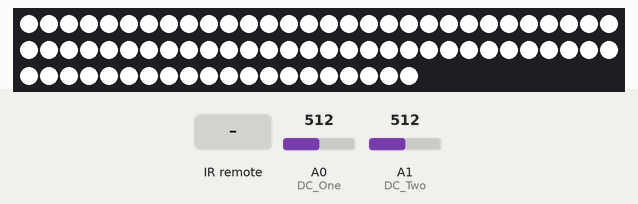
This sketch was run on a simulated Arduino Uno, built with avr-gcc and run on an emulated ATmega328P. Parts: 80 RGB LEDs in strip order, left to right, continuing on the next row. The inputs (shaded band) are chosen by the test bench; at power-on: A0 (DC_One) = 512, A1 (DC_Two) = 512. Dim RGB values are drawn brighter than linear.

Above: at 1.2 s.
1.3 s: infrared code 0xEE886D7F received
4.0 s: infrared code 0xFF9867 received
At 4.6 s:
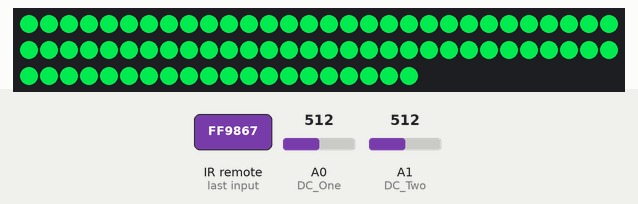
5.8 s: infrared code 0xE318261B received
At 6.6 s:
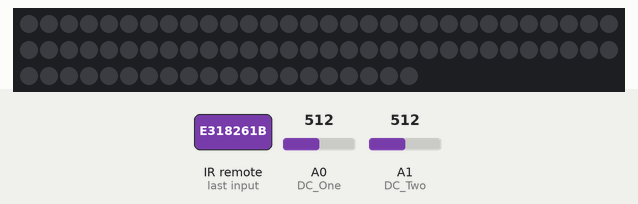
Timing chart, 0 to 8.8 s (numbered marks = the images above; inputs shaded):
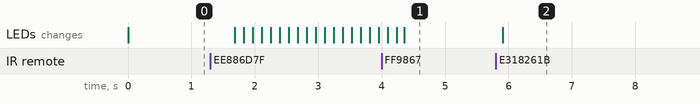

The sketch:

WhiskyLights.ino
```cpp
#include <FastLED.h>

#include <IRremote.h>
#include <IRremoteInt.h>

// LEDs
#define NUM_LEDS 80
#define DATA_PIN 13
#define CLOCK_PIN 11

// Remote control
#define IRREC_PIN 3

#define IR_POWER 0xE318261B
#define IR_VOLUP 0x511DBB
#define IR_FUNC  0xEE886D7F
#define IR_FBACK 0x52A3D41F
#define IR_PLAY  0xD7E84B1B
#define IR_FFORW 0x20FE4DBB
#define IR_DOWN  0xAC7A496F
#define IR_VOLDN 0xA3C8EDDB
#define IR_UP    0xE5CFBD7F
#define IR_EQ    0xFF9867
#define IR_REPT  0xF0C41643
#define IR_ZERO  0xC101E57B
#define IR_ONE   0x9716BE3F
#define IR_TWO   0xFF18E7
#define IR_THREE 0xFF7A85
#define IR_FOUR  0xFF10EF
#define IR_FIVE  0x488F3CBB
#define IR_SIX   0x449E79F
#define IR_SEVEN 0x32C6FDF7
#define IR_EIGHT 0x1BC0157B
#define IR_NINE  0xFF52AD

// Audio analysis
#define STROBEPIN 4
#define RESET     5
#define DC_One    A0
#define DC_Two    A1

#define BASE_NOISE 70
#define SPEC_TRAIL 25

// Effects
#define MAX_FADE_SPEED 10
#define MAX_BRIGHTNESS 10
#define HUE_OFFSET     120

enum lightstate {
  OFF,
  REC_COMMAND,
  EQ_VIS,
  FIX_COLOR,
  FADE,
  STROBE,
  FREEZE
};

CRGB leds[NUM_LEDS];

IRrecv irrecv(IRREC_PIN);
decode_results results;

//Define spectrum variables
int freq_amp;
int raw_spectrum[7][SPEC_TRAIL];
int rs_ptr = 0;
int spectrum[7];

lightstate state = FIX_COLOR;
lightstate last_state = FIX_COLOR;
unsigned int fade_speed = 1;
unsigned int brightness = MAX_BRIGHTNESS;

CHSV current_color = CHSV(0, 0, 255);

void setup() {
  FastLED.addLeds<WS2801, DATA_PIN, CLOCK_PIN, RGB>(leds, NUM_LEDS);

  irrecv.enableIRIn(); // Start the receiver

  //Set spectrum Shield pin configurations
  pinMode(STROBEPIN, OUTPUT);
  pinMode(RESET, OUTPUT);
  pinMode(DC_One, INPUT);
  pinMode(DC_Two, INPUT);
  digitalWrite(STROBEPIN, HIGH);
  digitalWrite(RESET, HIGH);

  //Initialize Spectrum Analyzers
  digitalWrite(STROBEPIN, LOW);
  delay(1);
  digitalWrite(RESET, HIGH);
  delay(1);
  digitalWrite(STROBEPIN, HIGH);
  delay(1);
  digitalWrite(STROBEPIN, LOW);
  delay(1);
  digitalWrite(RESET, LOW);

  for (int i = 0; i < 7; ++i){
    for (int j = 0; j < SPEC_TRAIL; ++j) {
      raw_spectrum[i][j] = 0;
    }
  }
}

void loop() {
  UpdateIR();

  switch (state) {
    case OFF:
      SetAll(CHSV(0, 0, 0));
      break;
    case FREEZE:
      break;
    case FIX_COLOR:
      SetAll(current_color);
      break;
    case FADE:
      current_color.h += 1;
      delay(5 + (10 - fade_speed) * 7);
      SetAll(current_color);
      break;
    case EQ_VIS:
      Read_Frequencies();
      Refine();
      Visualize();
      break;
    case STROBE:
      delay(5 + (10 - fade_speed) * 15);
      SetAll(current_color);
      FastLED.show();
      delay(5 + (10 - fade_speed) * 15);
      SetAll(CHSV(0,0,0));
  }

  FastLED.show(); // Update LEDs
}

void Refine() {
  int freq_avg = 0;
  for (int i = 0; i < 7; ++i){
    freq_avg = 0;
    for (int j = 0; j < SPEC_TRAIL; ++j) {
      freq_avg += raw_spectrum[i][j];
    }
    spectrum[i] = freq_avg / SPEC_TRAIL;
  }

  int max_value = 0;
  for (int i = 0; i < 7; ++i) {
    spectrum[i] = max(spectrum[i] - BASE_NOISE, 0);
    max_value = max(spectrum[i], max_value);
  }

  for (int i = 0; i < 7; ++i) {
    spectrum[i] = (int) (((float) spectrum[i] / max_value) * 255.0);
    spectrum[i] += HUE_OFFSET;
    spectrum[i] %= 255;
  }
}

void Visualize(){
  for (int i = 0; i < NUM_LEDS; ++i) {
    int band = 7.0 * ((float) i / (float) NUM_LEDS);
    int _hue = spectrum[band];
    leds[i] = HSVFromHS(_hue, 255);
  }
}

void SetAll(CHSV _color) {
  for (int i = 0; i < NUM_LEDS; ++i) {
    leds[i] = _color;
  }
}

void UpdateIR() {
  if (!irrecv.decode(&results)) {
    return;  // No update
  }

  float _brightness;
  switch (results.value) {
    case IR_POWER: // Toggle on/off
      last_state = (state == OFF ? last_state : state);
      state = (state == OFF ? last_state : OFF);
      break;
    case IR_VOLUP: // Brightness up
      brightness = min(brightness + 1, MAX_BRIGHTNESS);

      _brightness = (brightness / (float) MAX_BRIGHTNESS) * 255.0;
      current_color.v = (int) _brightness;
      break;
    case IR_VOLDN: // Brightness down
      brightness = max(brightness - 1, 1);

      _brightness = (brightness / (float) MAX_BRIGHTNESS) * 255.0;
      current_color.v = (int) _brightness;
      break;
    case IR_FFORW: // Fade speed up
      if (state == FADE) {
        fade_speed = min(fade_speed + 1, MAX_FADE_SPEED);
      }
      break;
    case IR_FBACK: // Fade speed down
      if (state == FADE) {
        fade_speed = max(fade_speed - 1, 1);
      }
      break;
    case IR_UP: // Increase hue
      if (state == FIX_COLOR) {
        current_color.h = (current_color.h + 5) % 255;
      }
      break;
    case IR_DOWN: // Decrease hue
      if (state == FIX_COLOR) {
        current_color.h = (current_color.h - 5) % 255;
      }
      break;
    case IR_REPT: // Start fade mode
      last_state = state;
      state = (state == OFF ? OFF : FADE);
      if (state == FADE) {
        current_color = HSVFromHS(25, 255);
      }
      break;
    case IR_PLAY: // Freeze
      if (state == FADE || state == EQ_VIS || state == STROBE) {
        last_state = state;
        state = FREEZE;
      } else if (state == FREEZE && (last_state == EQ_VIS || last_state == FADE || last_state == STROBE)) {
        state = last_state;
        last_state = FREEZE;
      }
      break;
    case IR_EQ: // Start equalizer display
      last_state = state;
      state = (state == OFF ? OFF : EQ_VIS);
      break;
    case IR_FUNC: // Strobe
      last_state = state;
      state = (state == OFF ? OFF : STROBE);
      break;
    case IR_ZERO:
      last_state = state;
      state = (state == OFF ? OFF : FIX_COLOR);
      current_color = HSVFromHS(0, 0);
      break;
    case IR_ONE:
      last_state = state;
      state = (state == OFF ? OFF : FIX_COLOR);
      current_color = HSVFromHS(25, 255);
      break;
    case IR_TWO:
      last_state = state;
      state = (state == OFF ? OFF : FIX_COLOR);
      current_color = HSVFromHS(50, 255);
      break;
    case IR_THREE:
      last_state = state;
      state = (state == OFF ? OFF : FIX_COLOR);
      current_color = HSVFromHS(75, 255);
      break;
    case IR_FOUR:
      last_state = state;
      state = (state == OFF ? OFF : FIX_COLOR);
      current_color = HSVFromHS(100, 255);
      break;
    case IR_FIVE:
      last_state = state;
      state = (state == OFF ? OFF : FIX_COLOR);
      current_color = HSVFromHS(125, 255);
      break;
    case IR_SIX:
      last_state = state;
      state = (state == OFF ? OFF : FIX_COLOR);
      current_color = HSVFromHS(150, 255);
      break;
    case IR_SEVEN:
      last_state = state;
      state = (state == OFF ? OFF : FIX_COLOR);
      current_color = HSVFromHS(175, 255);
      break;
    case IR_EIGHT:
      last_state = state;
      state = (state == OFF ? OFF : FIX_COLOR);
      current_color = HSVFromHS(200, 255);
      break;
    case IR_NINE:
      last_state = state;
      state = (state == OFF ? OFF : FIX_COLOR);
      current_color = HSVFromHS(225, 255);
      break;
    default: // Unknown button
      break;
  }

  delay(100);
  irrecv.resume();
}

CHSV HSVFromHS(unsigned int _hue, unsigned int _saturation) {
  float _brightness = (brightness / (float) MAX_BRIGHTNESS) * 255.0;

  return CHSV(_hue, _saturation, min(255, (int) _brightness));
}

void Read_Frequencies(){
  //Read frequencies for each band
  for (freq_amp = 0; freq_amp<7; freq_amp++)
  {
    raw_spectrum[freq_amp][rs_ptr] = (analogRead(DC_One) + analogRead(DC_Two)) / 2;
    rs_ptr++;
    rs_ptr %= SPEC_TRAIL;

    digitalWrite(STROBEPIN, HIGH);
    digitalWrite(STROBEPIN, LOW);
  }
}
```

Measured:
- after the input at 4.0 s, the LEDs: first differ from a run without the input after 0.35 s (image 1)
- after the input at 5.8 s, the LEDs: change after 0.11 s (image 2)
